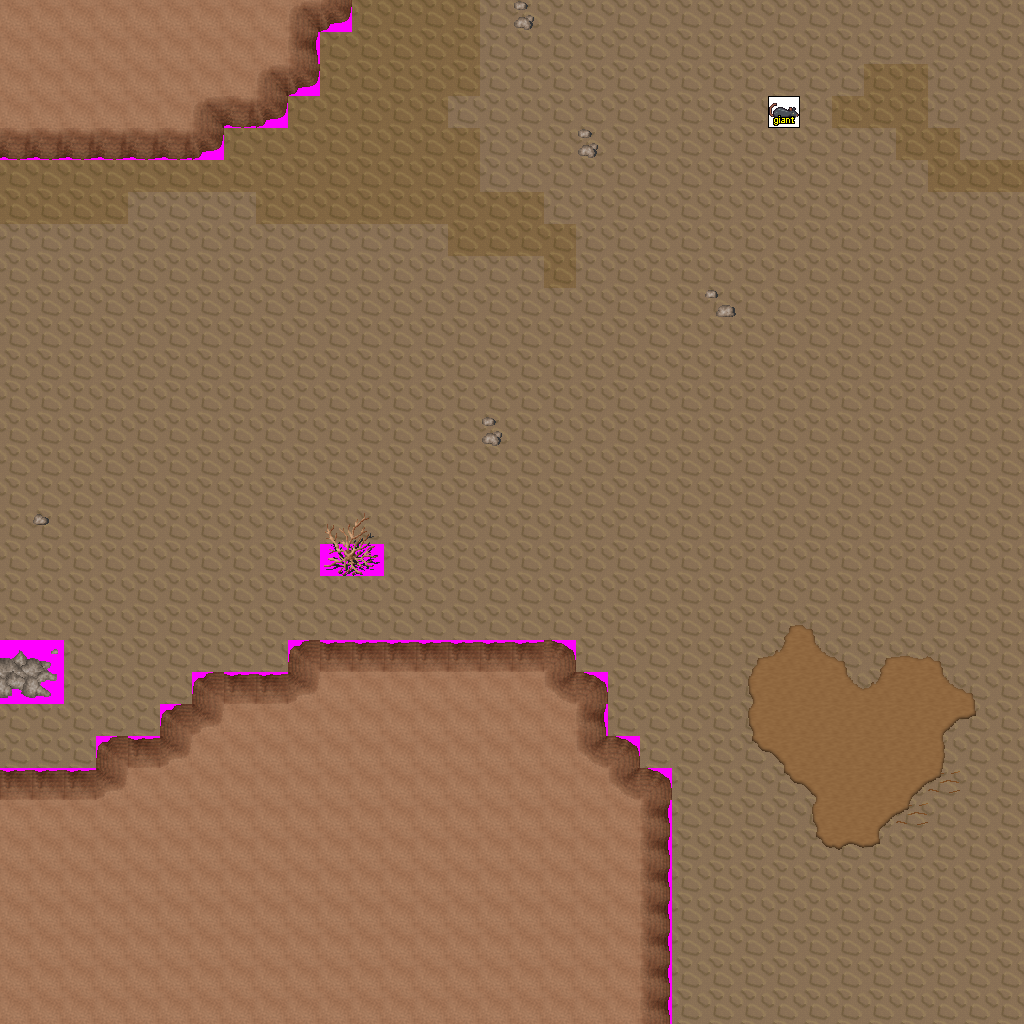

This is a level from a 2D game, rendered from its Tiled map with the project's own tilesets. A one-line summary and the map file follow, with tile-layer data summarised:
An orthogonal 32x32 tile map with 32x32 px tiles, 6 tile layers (Ground, Objects, Above, Walkable, ...), 10 tilesets and 8 objects (4x newmap, from_west_0, from_east_0, from_east_1, from_south_0).

<map version="1.0" orientation="orthogonal" width="32" height="32" tilewidth="32" tileheight="32">
 <tileset firstgid="1" name="ground_brown" tilewidth="32" tileheight="32">
  <image source="../drawable/ground_brown.png" width="160" height="32" />
 </tileset>
 <tileset firstgid="6" name="ground_rock_pebbles" tilewidth="32" tileheight="32">
  <image source="../drawable/ground_rock_pebbles.png" width="32" height="96" />
 </tileset>
 <tileset firstgid="9" name="ground_rock_rubble" tilewidth="32" tileheight="32">
  <image source="../drawable/ground_rock_rubble.png" width="96" height="96" />
 </tileset>
 <tileset firstgid="18" name="ground_earth_edges" tilewidth="32" tileheight="32">
  <image source="../drawable/ground_earth_edges.png" width="192" height="96" />
 </tileset>
 <tileset firstgid="36" name="ground_grass_corners" tilewidth="32" tileheight="32">
  <image source="../drawable/ground_grass_corners.png" width="192" height="128" />
 </tileset>
 <tileset firstgid="60" name="plant_bush_various_small" tilewidth="32" tileheight="32">
  <image source="../drawable/plant_bush_various_small.png" width="96" height="96" />
 </tileset>
 <tileset firstgid="69" name="ground_ground" tilewidth="32" tileheight="32">
  <image source="../drawable/ground_ground.png" width="96" height="352" />
 </tileset>
 <tileset firstgid="102" name="logic_creature_rodent" tilewidth="32" tileheight="32">
  <image source="../drawable/logic_creature_rodent.png" width="256" height="32" />
 </tileset>
 <tileset firstgid="110" name="building_wall_int_sandstone" tilewidth="32" tileheight="32">
  <image source="../drawable/building_wall_int_sandstone.png" width="96" height="160" />
 </tileset>
 <tileset firstgid="125" name="walkable_sentinel" tilewidth="32" tileheight="32">
  <image source="../drawable/walkable_sentinel.png" width="32" height="32" />
 </tileset>
 <layer name="Ground" width="32" height="32">
  <data>[1024 cells, 1024 non-empty, 2 distinct tile ids]</data>
 </layer>
 <layer name="Objects" width="32" height="32">
  <data>[1024 cells, 5 non-empty, 3 distinct tile ids]</data>
 </layer>
 <layer name="Above" width="32" height="32">
  <data>[1024 cells, 2 non-empty, 2 distinct tile ids]</data>
 </layer>
 <layer name="Walkable" width="32" height="32">
  <data>[1024 cells, 274 non-empty, 1 distinct tile ids]</data>
 </layer>
 <layer name="Objects_stendhal" width="32" height="32">
  <data>[1024 cells, 319 non-empty, 30 distinct tile ids]</data>
 </layer>
 <layer name="Objects_stendhal2" width="32" height="32">
  <data>[1024 cells, 1 non-empty, 1 distinct tile ids]</data>
 </layer>
 <objectgroup name="Mapevents" width="32" height="32">
  <object name="exit_east_0" type="newmap" x="992" y="0" width="32" height="1024">
   <properties>
    <property name="map" value="level_1_fado_great_cave_ne_x3_y3" />
    <property name="place" value="from_east_0" />
   </properties>
  </object>
  <object name="exit_west_0" type="newmap" x="0" y="160" width="32" height="480">
   <properties>
    <property name="map" value="level_1_fado_great_cave_ne_x1_y3" />
    <property name="place" value="from_west_0" />
   </properties>
  </object>
  <object name="exit_west_1" type="newmap" x="0" y="704" width="32" height="64">
   <properties>
    <property name="map" value="level_1_fado_great_cave_ne_x1_y3" />
    <property name="place" value="from_west_1" />
   </properties>
  </object>
  <object name="exit_north_0" type="newmap" x="352" y="0" width="672" height="32">
   <properties>
    <property name="map" value="level_1_fado_great_cave_ne_x2_y2" />
    <property name="place" value="from_north_0" />
   </properties>
  </object>
 </objectgroup>
 <objectgroup name="Spawn" width="32" height="32">
  <object name="from_west_0" x="992" y="512" width="32" height="32" />
  <object name="from_east_0" x="0" y="384" width="32" height="32" />
  <object name="from_east_1" x="0" y="736" width="32" height="32" />
  <object name="from_south_0" x="672" y="0" width="32" height="32" />
 </objectgroup>
 <objectgroup name="Keys" width="32" height="32" />
 <objectgroup name="Replace" width="32" height="32" />
</map>
